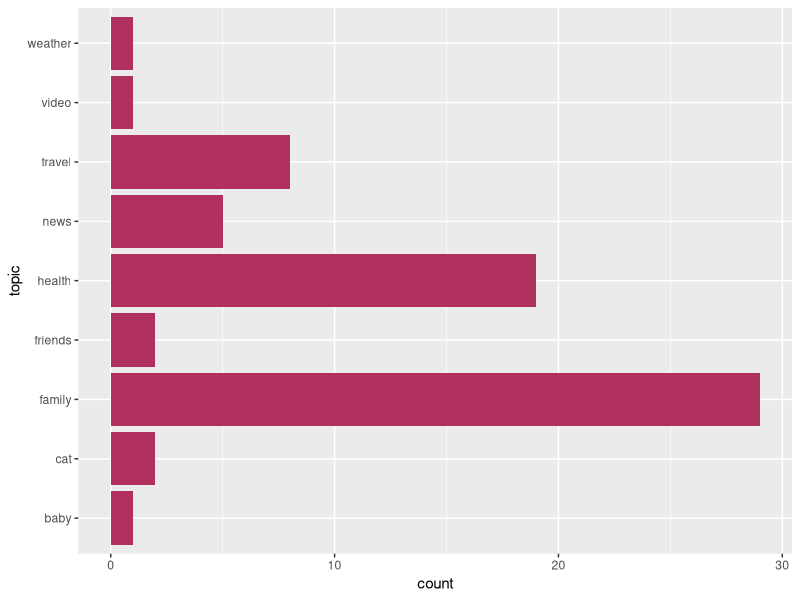

Generate this figure with R:
## ---- chunk 1
#| label: load-pkgs
#| code-summary: "Packages"
#| message: false

library(tidyverse)
library(ggplot2)
## ---- chunk 2
#| label: data-head

all_texts <- read.csv("text_data.csv",stringsAsFactors=F) #this sets my data file to live within a variable called all_texts
head(all_texts) #this command shows us the 'head' of all_texts -- the first few rows of the data

## ---- chunk 3
#| label: most-texts

all_texts %>% count(person)

## ---- chunk 4
#| label: fig-bar
#| fig-cap: "Texts from Saturday by topic"

ggplot(data = all_texts, aes(y=topic)) + geom_bar(fill = "maroon")

